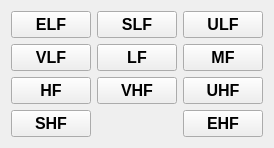
                      <widget class="QWidget" name="widget_7" native="true">
                       <property name="sizePolicy">
                        <sizepolicy hsizetype="Preferred" vsizetype="Preferred">
                         <horstretch>0</horstretch>
                         <verstretch>0</verstretch>
                        </sizepolicy>
                       </property>
                       <property name="styleSheet">
                        <string notr="true"/>
                       </property>
                       <layout class="QGridLayout" name="gridLayout_5">
                        <item row="1" column="0">
                         <widget class="QPushButton" name="elf_filter_btn">
                          <property name="enabled">
                           <bool>true</bool>
                          </property>
                          <property name="sizePolicy">
                           <sizepolicy hsizetype="Preferred" vsizetype="Fixed">
                            <horstretch>0</horstretch>
                            <verstretch>0</verstretch>
                           </sizepolicy>
                          </property>
                          <property name="font">
                           <font>
                            <pointsize>12</pointsize>
                            <weight>75</weight>
                            <bold>true</bold>
                           </font>
                          </property>
                          <property name="text">
                           <string>ELF</string>
                          </property>
                          <property name="checkable">
                           <bool>true</bool>
                          </property>
                         </widget>
                        </item>
                        <item row="1" column="1">
                         <widget class="QPushButton" name="slf_filter_btn">
                          <property name="enabled">
                           <bool>true</bool>
                          </property>
                          <property name="font">
                           <font>
                            <pointsize>12</pointsize>
                            <weight>75</weight>
                            <bold>true</bold>
                           </font>
                          </property>
                          <property name="text">
                           <string>SLF</string>
                          </property>
                          <property name="checkable">
                           <bool>true</bool>
                          </property>
                         </widget>
                        </item>
                        <item row="1" column="2">
                         <widget class="QPushButton" name="ulf_filter_btn">
                          <property name="enabled">
                           <bool>true</bool>
                          </property>
                          <property name="font">
                           <font>
                            <pointsize>12</pointsize>
                            <weight>75</weight>
                            <bold>true</bold>
                           </font>
                          </property>
                          <property name="text">
                           <string>ULF</string>
                          </property>
                          <property name="checkable">
                           <bool>true</bool>
                          </property>
                         </widget>
                        </item>
                        <item row="2" column="0">
                         <widget class="QPushButton" name="vlf_filter_btn">
                          <property name="enabled">
                           <bool>true</bool>
                          </property>
                          <property name="font">
                           <font>
                            <pointsize>12</pointsize>
                            <weight>75</weight>
                            <bold>true</bold>
                           </font>
                          </property>
                          <property name="text">
                           <string>VLF</string>
                          </property>
                          <property name="checkable">
                           <bool>true</bool>
                          </property>
                         </widget>
                        </item>
                        <item row="2" column="1">
                         <widget class="QPushButton" name="lf_filter_btn">
                          <property name="enabled">
                           <bool>true</bool>
                          </property>
                          <property name="font">
                           <font>
                            <pointsize>12</pointsize>
                            <weight>75</weight>
                            <bold>true</bold>
                           </font>
                          </property>
                          <property name="text">
                           <string>LF</string>
                          </property>
                          <property name="checkable">
                           <bool>true</bool>
                          </property>
                         </widget>
                        </item>
                        <item row="2" column="2">
                         <widget class="QPushButton" name="mf_filter_btn">
                          <property name="enabled">
                           <bool>true</bool>
                          </property>
                          <property name="sizePolicy">
                           <sizepolicy hsizetype="Preferred" vsizetype="Fixed">
                            <horstretch>0</horstretch>
                            <verstretch>0</verstretch>
                           </sizepolicy>
                          </property>
                          <property name="font">
                           <font>
                            <pointsize>12</pointsize>
                            <weight>75</weight>
                            <bold>true</bold>
                           </font>
                          </property>
                          <property name="text">
                           <string>MF</string>
                          </property>
                          <property name="checkable">
                           <bool>true</bool>
                          </property>
                         </widget>
                        </item>
                        <item row="3" column="0">
                         <widget class="QPushButton" name="hf_filter_btn">
                          <property name="enabled">
                           <bool>true</bool>
                          </property>
                          <property name="sizePolicy">
                           <sizepolicy hsizetype="Preferred" vsizetype="Fixed">
                            <horstretch>0</horstretch>
                            <verstretch>0</verstretch>
                           </sizepolicy>
                          </property>
                          <property name="font">
                           <font>
                            <pointsize>12</pointsize>
                            <weight>75</weight>
                            <bold>true</bold>
                           </font>
                          </property>
                          <property name="text">
                           <string>HF</string>
                          </property>
                          <property name="checkable">
                           <bool>true</bool>
                          </property>
                         </widget>
                        </item>
                        <item row="3" column="1">
                         <widget class="QPushButton" name="vhf_filter_btn">
                          <property name="enabled">
                           <bool>true</bool>
                          </property>
                          <property name="font">
                           <font>
                            <pointsize>12</pointsize>
                            <weight>75</weight>
                            <bold>true</bold>
                           </font>
                          </property>
                          <property name="text">
                           <string>VHF</string>
                          </property>
                          <property name="checkable">
                           <bool>true</bool>
                          </property>
                         </widget>
                        </item>
                        <item row="3" column="2">
                         <widget class="QPushButton" name="uhf_filter_btn">
                          <property name="enabled">
                           <bool>true</bool>
                          </property>
                          <property name="font">
                           <font>
                            <pointsize>12</pointsize>
                            <weight>75</weight>
                            <bold>true</bold>
                           </font>
                          </property>
                          <property name="text">
                           <string>UHF</string>
                          </property>
                          <property name="checkable">
                           <bool>true</bool>
                          </property>
                         </widget>
                        </item>
                        <item row="4" column="0">
                         <widget class="QPushButton" name="shf_filter_btn">
                          <property name="enabled">
                           <bool>true</bool>
                          </property>
                          <property name="font">
                           <font>
                            <pointsize>12</pointsize>
                            <weight>75</weight>
                            <bold>true</bold>
                           </font>
                          </property>
                          <property name="text">
                           <string>SHF</string>
                          </property>
                          <property name="checkable">
                           <bool>true</bool>
                          </property>
                         </widget>
                        </item>
                        <item row="4" column="2">
                         <widget class="QPushButton" name="ehf_filter_btn">
                          <property name="enabled">
                           <bool>true</bool>
                          </property>
                          <property name="font">
                           <font>
                            <pointsize>12</pointsize>
                            <weight>75</weight>
                            <bold>true</bold>
                           </font>
                          </property>
                          <property name="text">
                           <string>EHF</string>
                          </property>
                          <property name="checkable">
                           <bool>true</bool>
                          </property>
                          <property name="flat">
                           <bool>false</bool>
                          </property>
                         </widget>
                        </item>
                       </layout>
                      </widget>
